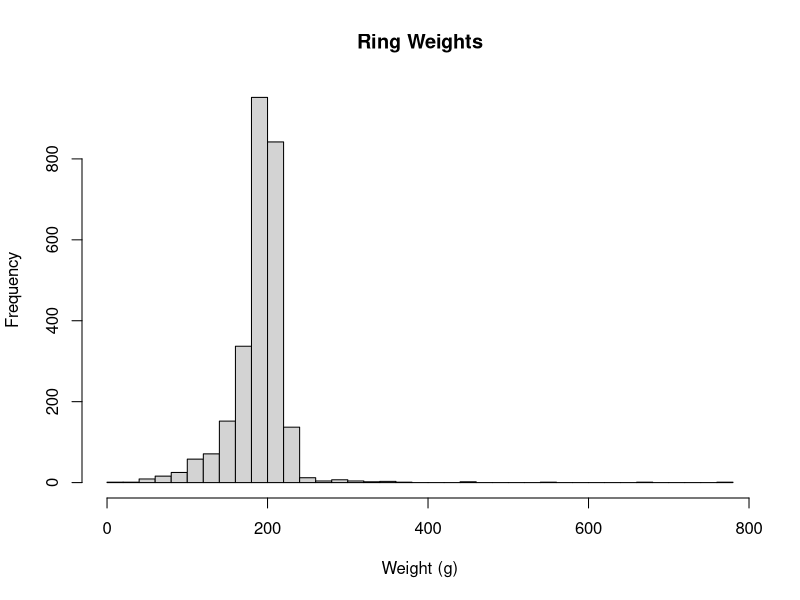
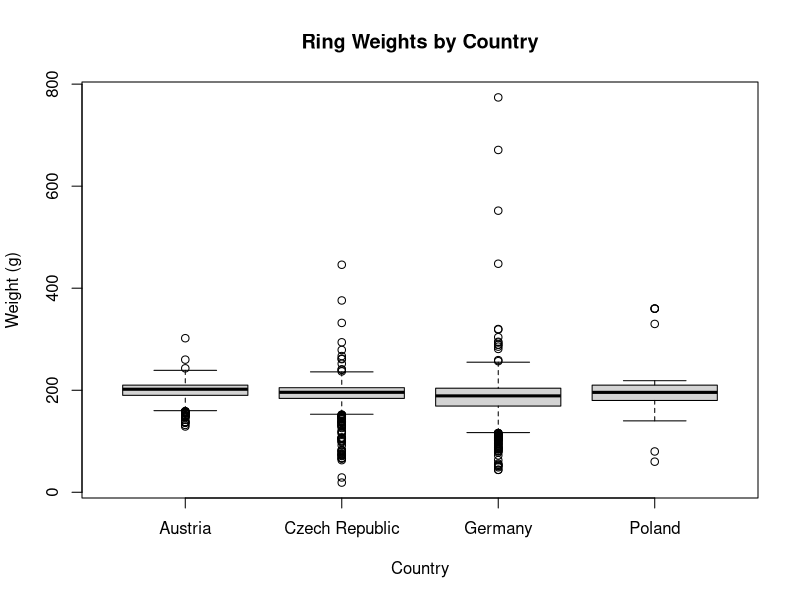
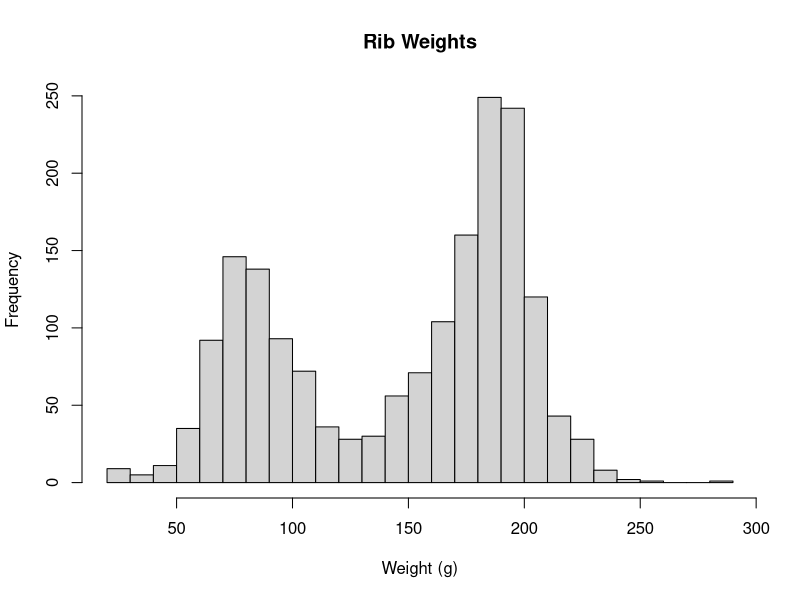
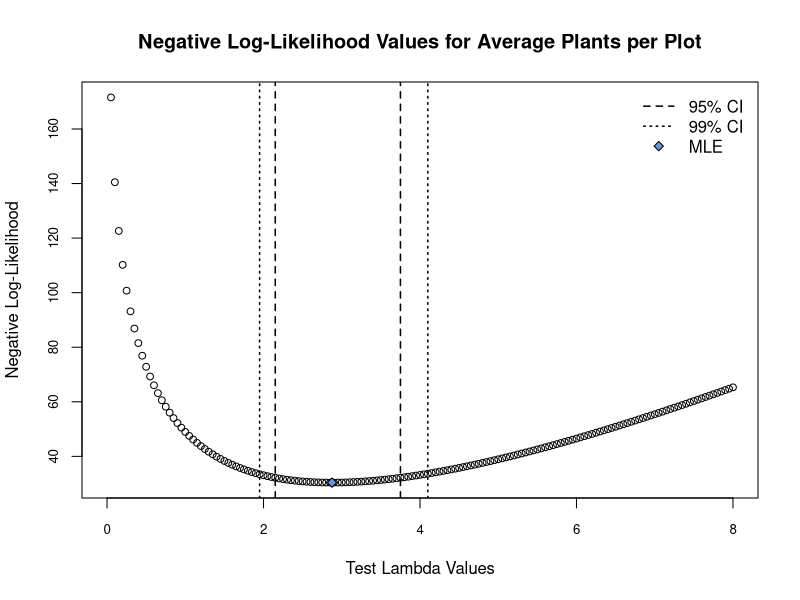

Write R code to recreate these figures, in order.
## ---- chunk 1
knitr::opts_chunk$set(echo = TRUE)

library(readxl)
library(MASS)
library(data.table)
library(dplyr)
library(knitr)
## ---- chunk 2
money <- read_excel("journal.pone.0240462.s002.xlsx",
                    sheet = 1
                    )

# Rename the weight column to make it tidy
money <- rename(money, Weight = `Weight (g)`)
## ---- chunk 3
kable(as.data.frame(money[sample(seq(1, length(money$Location)), 30, replace = FALSE),]),
      caption = "A selection of data from Kuijpers and Popa 2021.",
      row.names = FALSE
      )

## ---- chunk 4
hist(money$Weight[money$Type == "Ring"],
    main = "Ring Weights",
    breaks = 30, 
    xlab = "Weight (g)"
    )
## ---- chunk 5
ringMean <- mean(money$Weight[money$Type == "Ring"])

ringSD <- sd(money$Weight[money$Type == "Ring"])
## ---- chunk 6
ringWeightFit <- fitdistr(money$Weight[money$Type == "Ring"],
                          "normal")

# Calculate difference in calculated and fitdistr() means
meandif <- unname(ringWeightFit$estimate[1]) - ringMean

# Calculate difference in calculated and fitdistr() standard deviations
sddif <- unname(ringWeightFit$estimate[2]) - ringSD

## ---- chunk 7
boxplot(Weight ~ Country, 
        subset(money, money$Type == "Ring"),
        ylab = "Weight (g)",
        main = "Ring Weights by Country")
## ---- chunk 8
# Calculate and store the mean and standard deviation of German and Austrian
# rings
ringsGerman <- list("mean" = mean(money$Weight[money$Country == "Germany" 
                                               & money$Type == "Ring"]
                                  ),
                    "sd" = sd(money$Weight[money$Country == "Germany" 
                                           & money$Type == "Ring"]
                              )
                    )

ringsAustrian <- list("mean" = mean(money$Weight[money$Country == "Austria" 
                                                 & money$Type == "Ring"]
                                    ),
                      "sd" = sd(money$Weight[money$Country == "Austria" 
                                             & money$Type == "Ring"]
                                )
                      )
## ---- chunk 9
kable(cbind(ringsGerman, ringsAustrian),
      col.names = c("Germany", "Austria"),
      caption = "Summary Statistics of German and Austrian Ring Weights (g)"
      )
## ---- chunk 10
hist(money$Weight[money$Type == "Rib"],
    main = "Rib Weights",
    breaks = 30, 
    xlab = "Weight (g)"
    )
## ---- chunk 11
plants <- c(8, 0, 3, 3, 4, 3, 2, 3, 3, 2, 4, 2, 3, 1, 4, 1)
## ---- chunk 12
neg.ll <- function(x, lambda){
        result <- length(x)*lambda - sum(x)*log(lambda) + sum(log(factorial(x)))
        return(result)
}

## ---- chunk 13
# Define test lambda values
lambdaVals <- seq(min(plants),
                  max(plants),
                  by = 0.05
                  )

# Create vector to catch log likelihood values of test lambdas
plantLogLiks <- rep(0, length(lambdaVals))

# Run neg.ll() over all lambdaVals
for (i in 1:length(lambdaVals)){
        plantLogLiks[i] <- neg.ll(plants, lambdaVals[i])
}

# Use optimize() to determine the minimum value
plantMinLogLik <- optimize(f = neg.ll, x = plants, interval = lambdaVals)

# 95th percentile confidence interval
# Collect the positions of the lambda values whose negative log-likelihoods are
# within 1.92 of the minimum
vals95 <- which(plantLogLiks < plantMinLogLik$objective + 1.92)

# Use the first and last to select the corresponding lambda value
LL95 <- lambdaVals[vals95[1]]
UL95 <- lambdaVals[vals95[length(vals95)]]

# 99th percentile confidence interval
# Collect the positions of the lambda values whose negative log-likelihoods are
# within 3.32 of the minimum
vals99 <- which(plantLogLiks < plantMinLogLik$objective + 3.32)

# Use the first and last to select the corresponding lambda value
LL99 <- lambdaVals[vals99[1]]
UL99 <- lambdaVals[vals99[length(vals99)]]

## ---- chunk 14
plot(lambdaVals,
     plantLogLiks,
     xlab = "Test Lambda Values",
     ylab = "Negative Log-Likelihood",
     main = "Negative Log-Likelihood Values for Average Plants per Plot", 
     pch = 1,
     cex = 0.9,
     cex.axis = 0.8
     )

abline(v = c(LL95, UL95), 
       lty = 2, 
       lwd = 1.5
       )

abline(v = c(LL99, UL99), 
       lty = 3, 
       lwd = 1.5
       )

points(x = plantMinLogLik$minimum, 
       y = plantMinLogLik$objective, 
       pch = 23, 
       bg = "cornflowerblue"
       )

legend("topright", 
       c("95% CI", "99% CI", "MLE"),
       lty = c(2, 3, NA), 
       lwd = c(1.5, 1.5, NA),
       pch = c(NA, NA, 23),
       pt.bg = c(NA, NA, "cornflowerblue"),
       bty = "n",
       inset = 0.01
       )
